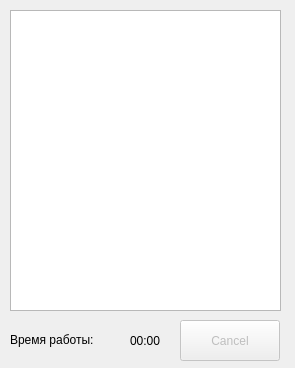
<?xml version="1.0" encoding="UTF-8"?>
<ui version="4.0">
 <class>Statuswindow</class>
 <widget class="QWidget" name="Statuswindow">
  <property name="geometry">
   <rect>
    <x>0</x>
    <y>0</y>
    <width>295</width>
    <height>368</height>
   </rect>
  </property>
  <property name="windowTitle">
   <string>Form</string>
  </property>
  <widget class="QTextEdit" name="textEdit">
   <property name="geometry">
    <rect>
     <x>10</x>
     <y>10</y>
     <width>271</width>
     <height>301</height>
    </rect>
   </property>
   <property name="mouseTracking">
    <bool>true</bool>
   </property>
  </widget>
  <widget class="QPushButton" name="cancel">
   <property name="enabled">
    <bool>false</bool>
   </property>
   <property name="geometry">
    <rect>
     <x>180</x>
     <y>320</y>
     <width>100</width>
     <height>41</height>
    </rect>
   </property>
   <property name="text">
    <string>Cancel</string>
   </property>
   <property name="checkable">
    <bool>false</bool>
   </property>
  </widget>
  <widget class="QLabel" name="label">
   <property name="geometry">
    <rect>
     <x>130</x>
     <y>330</y>
     <width>41</width>
     <height>21</height>
    </rect>
   </property>
   <property name="text">
    <string>00:00</string>
   </property>
  </widget>
  <widget class="QLabel" name="label_2">
   <property name="geometry">
    <rect>
     <x>10</x>
     <y>330</y>
     <width>111</width>
     <height>20</height>
    </rect>
   </property>
   <property name="text">
    <string>Время работы:</string>
   </property>
  </widget>
 </widget>
 <resources/>
 <connections/>
</ui>
